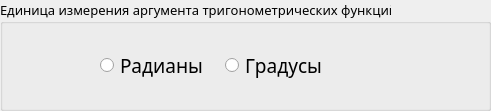
   <widget class="QGroupBox" name="groupBox">
    <property name="geometry">
     <rect>
      <x>650</x>
      <y>80</y>
      <width>491</width>
      <height>111</height>
     </rect>
    </property>
    <property name="font">
     <font>
      <family>Limelight</family>
      <pointsize>10</pointsize>
      <stylestrategy>PreferDefault</stylestrategy>
      <kerning>false</kerning>
     </font>
    </property>
    <property name="title">
     <string>Единица измерения аргумента тригонометрических функций</string>
    </property>
    <widget class="QWidget" name="layoutWidget">
     <property name="geometry">
      <rect>
       <x>100</x>
       <y>30</y>
       <width>243</width>
       <height>71</height>
      </rect>
     </property>
     <property name="font">
      <font>
       <family>Limelight</family>
       <pointsize>14</pointsize>
       <stylestrategy>PreferDefault</stylestrategy>
       <kerning>false</kerning>
      </font>
     </property>
     <layout class="QGridLayout" name="gridLayout_2">
      <item row="0" column="1">
       <widget class="QRadioButton" name="radioButton_degree">
        <property name="font">
         <font>
          <family>Limelight</family>
          <pointsize>14</pointsize>
          <stylestrategy>PreferDefault</stylestrategy>
          <kerning>false</kerning>
         </font>
        </property>
        <property name="text">
         <string>Градусы</string>
        </property>
       </widget>
      </item>
      <item row="0" column="0">
       <widget class="QRadioButton" name="radioButton_radian">
        <property name="font">
         <font>
          <family>Limelight</family>
          <pointsize>14</pointsize>
          <stylestrategy>PreferDefault</stylestrategy>
          <kerning>false</kerning>
         </font>
        </property>
        <property name="text">
         <string>Радианы</string>
        </property>
       </widget>
      </item>
     </layout>
    </widget>
   </widget>
